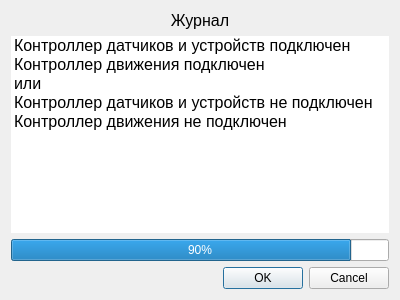
<?xml version="1.0" encoding="UTF-8"?>
<ui version="4.0">
 <class>LogDialog</class>
 <widget class="QDialog" name="LogDialog">
  <property name="geometry">
   <rect>
    <x>0</x>
    <y>0</y>
    <width>400</width>
    <height>300</height>
   </rect>
  </property>
  <property name="windowTitle">
   <string>Журнал</string>
  </property>
  <layout class="QVBoxLayout" name="verticalLayout">
   <item>
    <widget class="QLabel" name="logLabel">
     <property name="font">
      <font>
       <pointsize>12</pointsize>
      </font>
     </property>
     <property name="text">
      <string>Журнал</string>
     </property>
     <property name="alignment">
      <set>Qt::AlignCenter</set>
     </property>
    </widget>
   </item>
   <item>
    <widget class="QListWidget" name="logListWidget">
     <property name="font">
      <font>
       <pointsize>12</pointsize>
      </font>
     </property>
     <property name="frameShape">
      <enum>QFrame::NoFrame</enum>
     </property>
     <item>
      <property name="text">
       <string>Контроллер датчиков и устройств подключен</string>
      </property>
      <property name="background">
       <brush brushstyle="NoBrush">
        <color alpha="255">
         <red>0</red>
         <green>0</green>
         <blue>0</blue>
        </color>
       </brush>
      </property>
      <property name="foreground">
       <brush brushstyle="NoBrush">
        <color alpha="255">
         <red>46</red>
         <green>139</green>
         <blue>87</blue>
        </color>
       </brush>
      </property>
      <property name="icon">
       <iconset resource="images.qrc">
        <normaloff>:/new/prefix1/images/Ok.png</normaloff>:/new/prefix1/images/Ok.png</iconset>
      </property>
     </item>
     <item>
      <property name="text">
       <string>Контроллер движения подключен</string>
      </property>
      <property name="foreground">
       <brush brushstyle="NoBrush">
        <color alpha="255">
         <red>46</red>
         <green>139</green>
         <blue>87</blue>
        </color>
       </brush>
      </property>
      <property name="icon">
       <iconset resource="images.qrc">
        <normaloff>:/new/prefix1/images/Ok.png</normaloff>:/new/prefix1/images/Ok.png</iconset>
      </property>
     </item>
     <item>
      <property name="text">
       <string>или</string>
      </property>
     </item>
     <item>
      <property name="text">
       <string>Контроллер датчиков и устройств не подключен</string>
      </property>
      <property name="foreground">
       <brush brushstyle="NoBrush">
        <color alpha="255">
         <red>178</red>
         <green>34</green>
         <blue>34</blue>
        </color>
       </brush>
      </property>
      <property name="icon">
       <iconset resource="images.qrc">
        <normaloff>:/new/prefix1/images/Remove.png</normaloff>:/new/prefix1/images/Remove.png</iconset>
      </property>
     </item>
     <item>
      <property name="text">
       <string>Контроллер движения не подключен</string>
      </property>
      <property name="foreground">
       <brush brushstyle="NoBrush">
        <color alpha="255">
         <red>178</red>
         <green>34</green>
         <blue>34</blue>
        </color>
       </brush>
      </property>
      <property name="icon">
       <iconset resource="images.qrc">
        <normaloff>:/new/prefix1/images/Remove.png</normaloff>:/new/prefix1/images/Remove.png</iconset>
      </property>
     </item>
    </widget>
   </item>
   <item>
    <widget class="QProgressBar" name="logProgressBar">
     <property name="value">
      <number>90</number>
     </property>
    </widget>
   </item>
   <item>
    <widget class="QDialogButtonBox" name="buttonBox">
     <property name="orientation">
      <enum>Qt::Horizontal</enum>
     </property>
     <property name="standardButtons">
      <set>QDialogButtonBox::Cancel|QDialogButtonBox::Ok</set>
     </property>
    </widget>
   </item>
  </layout>
 </widget>
 <resources>
  <include location="images.qrc"/>
 </resources>
 <connections>
  <connection>
   <sender>buttonBox</sender>
   <signal>accepted()</signal>
   <receiver>LogDialog</receiver>
   <slot>accept()</slot>
   <hints>
    <hint type="sourcelabel">
     <x>248</x>
     <y>254</y>
    </hint>
    <hint type="destinationlabel">
     <x>157</x>
     <y>274</y>
    </hint>
   </hints>
  </connection>
  <connection>
   <sender>buttonBox</sender>
   <signal>rejected()</signal>
   <receiver>LogDialog</receiver>
   <slot>reject()</slot>
   <hints>
    <hint type="sourcelabel">
     <x>316</x>
     <y>260</y>
    </hint>
    <hint type="destinationlabel">
     <x>286</x>
     <y>274</y>
    </hint>
   </hints>
  </connection>
 </connections>
</ui>
